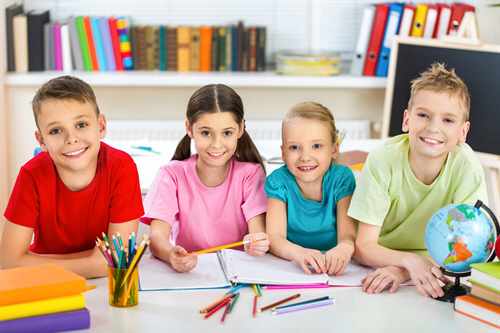
#> input picture img_1.png, 500 x 333 px
$ python main.py
#> lines starting #> are read from the running program, lines starting #| are printed output that depends on the picture; after the words box and inside, x2 and y2 are one past the last pixel; in counts of white or black regions, pixels touching at a corner belong together
import cv2
face_cascade = cv2.CascadeClassifier('haarcascade_frontalface_default.xml')
#read the input image
img = cv2.imread('img_1.png')
#> img is the input picture: shape (333, 500, 3); mean B, G, R 150.9, 163.2, 190.4
gray = cv2.cvtColor(img, cv2.COLOR_BGR2GRAY)
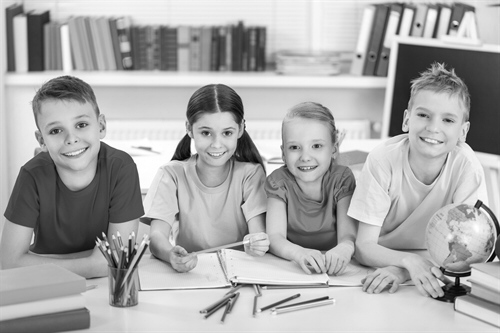
#> gray: shape (333, 500); min 1, max 255, mean 170
faces = face_cascade.detectMultiScale(gray, 1.1, 4)
#> faces = [[188, 111, 57, 57], [277, 123, 61, 61], [399, 90, 73, 73], [35, 100, 72, 72]]

for (x, y, w, h) in faces:
    cv2.rectangle(img, (x,y), (x+w, y+h), (225, 0, 0), 3)
#> this loop made 4 passes
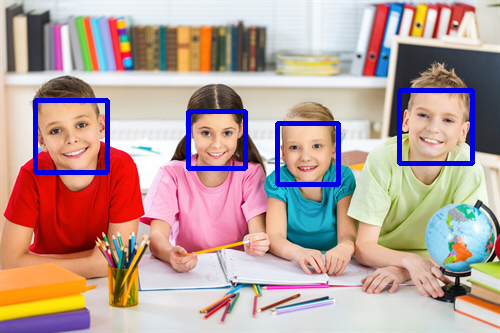
#> img: shape (333, 500, 3); 3.13% of pixels changed, all inside (x1, y1, x2, y2) = (33, 88, 475, 187)

#Display the output
cv2.imshow('img', img)
cv2.waitKey()
